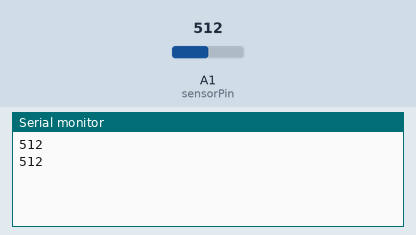
Recording of a sketch running on a simulated Arduino Uno, built with avr-gcc and run on an emulated ATmega328P. Parts: the last lines printed to the serial monitor. The inputs (shaded band) are chosen by the test bench; at power-on: A1 (sensorPin) = 512.

Above: at 1.8 s.
1.9 s: A1 (sensorPin) set to 716
At 2.6 s:
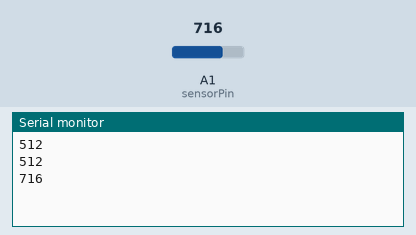
3.4 s: A1 (sensorPin) set to 900
At 4.8 s:
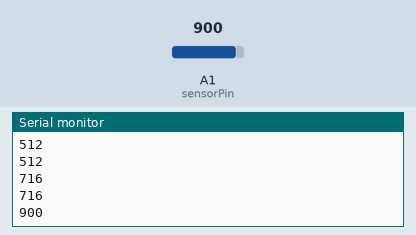
Timing chart, 0 to 6.4 s (numbered marks = the images above; inputs shaded):
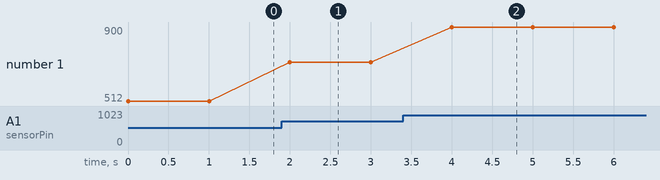

Measured:
- after the input at 1.9 s, the serial monitor: prints a new line after 0.10 s (image 1)
- after the input at 3.4 s, the serial monitor: prints a new line after 0.60 s (image 2)
- plotted number 1: 512 → 716 after the input at 1.9 s, 716 → 900 after the input at 3.4 s

The sketch:

photoresistor.ino
```cpp
const int sensorPin = 1; // pin to A1 on mkr 1010

int lightCal;

void setup(){
  Serial.begin(9600);
}

void loop() {
  lightCal = analogRead(sensorPin);
  Serial.println(lightCal);
  delay(1000);
}
```
